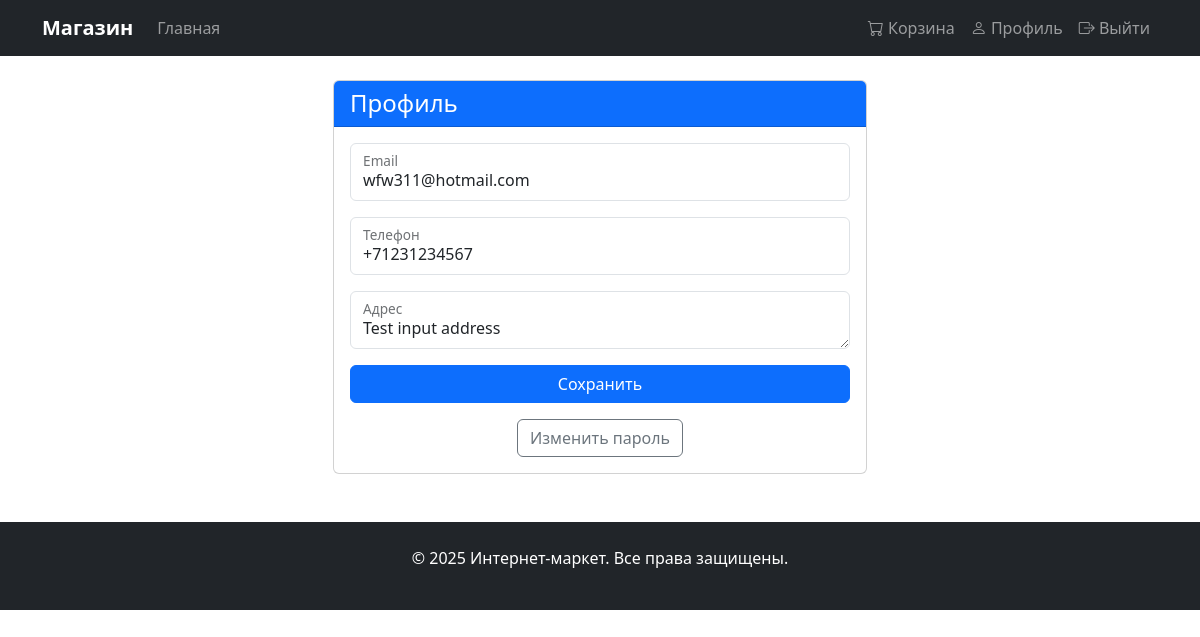
Page /user/profile/ (signed in) on the committed database.
### user/models.py (models this page shows, shortened)
class CustomUser(AbstractBaseUser, PermissionsMixin):
    email = models.EmailField(_('email address'), unique=True)
    phone_number = models.CharField(_('Номер телефона'), max_length=15, blank=True)
    address = models.TextField(_('Адрес доставки'), blank=True)
    is_active = models.BooleanField(_('Аккаунт активен'), default=False)
    is_staff = models.BooleanField(_('Сотрудник'), default=False)
    date_joined = models.DateTimeField(_('Дата регистрации'), auto_now_add=True)
    objects = CustomUserManager()
    USERNAME_FIELD = 'email'
    REQUIRED_FIELDS = []
    class Meta:
        verbose_name = _('user')
        verbose_name_plural = _('users')

### user/views.py (the view)
# urls.py: path('profile/', views.profile, name='profile'),
@login_required
def profile(request):
    if request.method == 'POST':
        form = ProfileUpdateForm(request.POST, instance=request.user)
        if form.is_valid():
            form.save()
            messages.success(request, 'Профиль успешно обновлен!')
            return redirect('user:profile')
    else:
        form = ProfileUpdateForm(instance=request.user)
    return render(request, 'user/profile.html', {'form': form})

### user/forms.py
class ProfileUpdateForm(forms.ModelForm):
    class Meta:
        model = CustomUser
        fields = ('email', 'phone_number', 'address')

### user/templates/user/profile.html (shortened to what this page needs)
{% extends 'base.html' %}
{% load widget_tweaks %}
{% block content %}
<div class="container mt-4">
    <div class="row justify-content-center">
        <div class="col-md-8 col-lg-6">
            <div class="card">
                <div class="card-header bg-primary text-white">
                    <h4 class="mb-0 text-start">Профиль</h4>
                </div>
                <div class="card-body">
                    <form method="post" class="form-floating">
                        <div class="form-floating mb-3">
                            {{ form.email|add_class:"form-control" }}
                            <label for="{{ form.email.id_for_label }}" class="form-label">Email</label>
                        </div>
                        <div class="form-floating mb-3">
                            {{ form.phone_number|add_class:"form-control" }}
                            <label for="{{ form.phone_number.id_for_label }}">Телефон</label>
                        </div>
                        <div class="form-floating mb-3">
                            {{ form.address|add_class:"form-control" }}
                            <label for="{{ form.address.id_for_label }}">Адрес</label>
                        </div>
                        <div class="d-grid">
                            <button type="submit" class="btn btn-primary">Сохранить</button>
                        </div>
                    </form>
                    <div class="mt-3 text-center">
                        <a href="{% url 'user:change_password' %}" class="btn btn-outline-secondary">Изменить пароль</a>
                    </div>
                </div>
            </div>
        </div>
    </div>
</div>
{% endblock %}

### rows in the picture
CustomUser: email "wfw311@hotmail.com", phone_number "+71231234567", address "Test input address"
